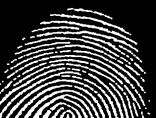
%> input picture Lab7/fingerprint.bmp, 156 x 118 px, shrunk from 315 x 238 before the run
$ octave zad2.m   (GNU Octave 9; MATLAB toolbox functions it lacks are replaced by stand-ins)
%> lines starting %> are read from the running program, lines starting %| are printed output that depends on the picture; in (x1, y1, x2, y2) boxes, pixels count from 0 and x2, y2 are one past the last pixel; in counts of white or black regions, pixels touching at a corner belong together; the program's own positions count from 1
close all; clearvars; clc;

fingerprint = imread('fingerprint.bmp');
%> fingerprint is the input picture: size 118x156 uint8; min 0, max 255, mean 66.6
fing_th1 = bwmorph(fingerprint,'thin',1);
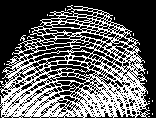
%> fing_th1: size 118x156 logical; 37.6% white in thin lines or dots
fing_th2 = bwmorph(fingerprint,'thin',2);
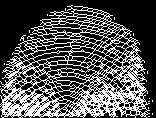
%> fing_th2: size 118x156 logical; 32.4% white in thin lines or dots
fing_thInf = bwmorph(fingerprint,'thin',Inf);
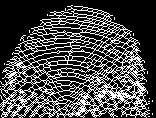
%> fing_thInf: size 118x156 logical; 28.1% white in thin lines or dots

figure();
subplot(2,2,1);
imshow(fingerprint);
title('Original');
subplot(2,2,2);
imshow(fing_th1);
title('x1');
subplot(2,2,3);
imshow(fing_th2);
title('x2');
subplot(2,2,4);
imshow(fing_thInf);
title('xInf');

kosc = imread('kosc.bmp');
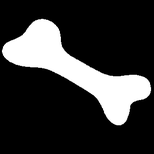
%> input picture Lab7/kosc.bmp, 154 x 154 px, shrunk from 311 x 311 before the run
%> kosc is the input picture: size 154x154 uint8; min 0, max 255, mean 54.1
kosc_skel = bwmorph(kosc,'skel',Inf);
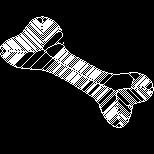
%> kosc_skel: size 154x154 logical; 13.7% white in thin lines or dots, all inside (x1, y1, x2, y2) = (0, 16, 154, 128)
figure();
subplot(1,2,1);
imshow(kosc);
subplot(1,2,2);
imshow(kosc_skel);

figure();
text = imread('text.bmp');
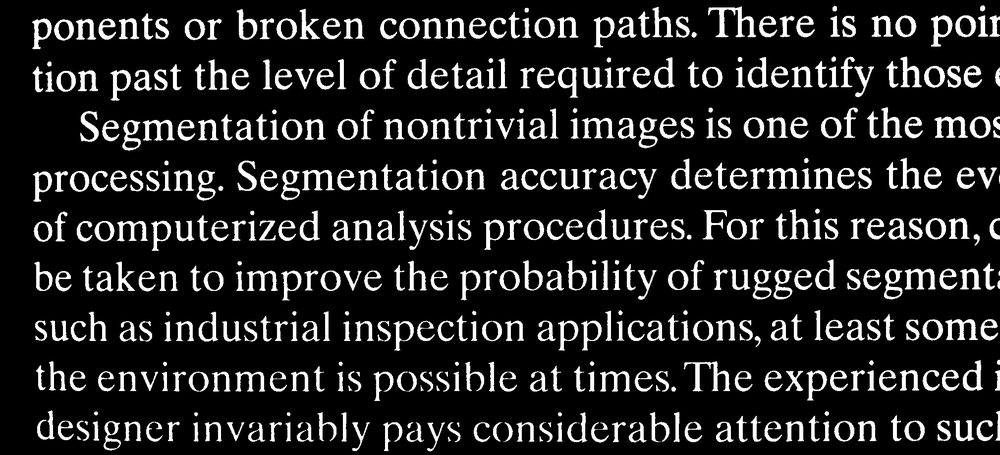
%> input picture Lab7/text.bmp, 1000 x 455 px, shrunk from 2018 x 918 before the run
%> text is the input picture: size 455x1000 uint8; min 0, max 255, mean 35.5
SE = ones(51,1);
text_pion = imopen(text, SE);
%> text_pion: size 455x1000 uint8; every value is 0
text_rec = imreconstruct(imerode(text,SE),text);
text_fill = imfill(text, 'holes');
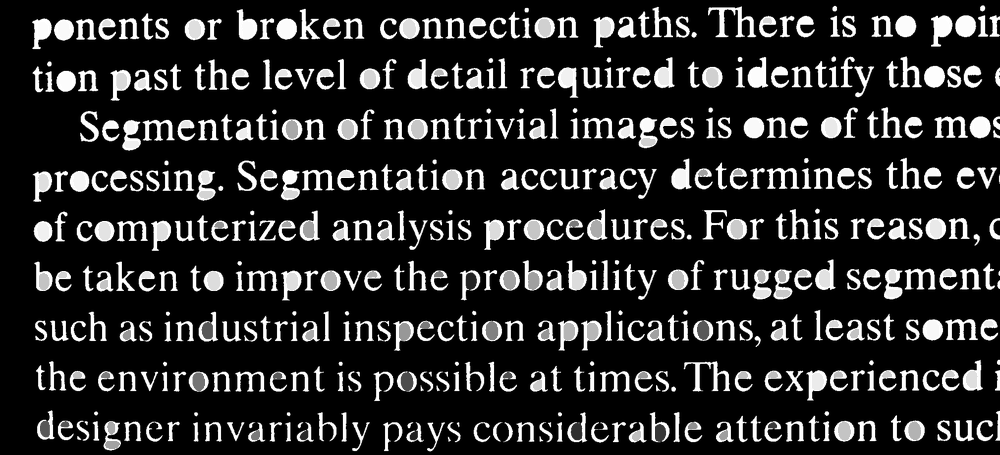
%> text_fill: size 455x1000 uint8; min 0, max 255, mean 41.8
text_clear = imclearborder(text);
subplot(3,1,1);
imshow(text);
subplot(3,1,2);
imshow(text_pion);
subplot(3,1,3);
imshow(text_rec);

figure();
subplot(3,1,1);
imshow(text);
subplot(3,1,2);
imshow(text_fill);
subplot(3,1,3);
imshow(text_clear);
